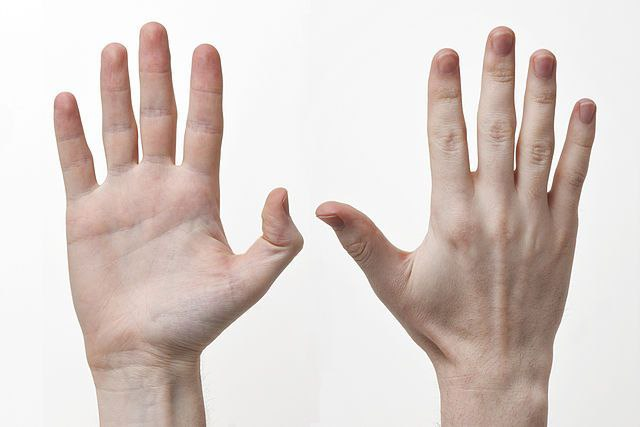
#> input picture Images/1.jpg, 640 x 427 px, given in place of the camera
$ python project.py
#> lines starting #> are read from the running program, lines starting #| are printed output that depends on the picture; after the words box and inside, x2 and y2 are one past the last pixel; in counts of white or black regions, pixels touching at a corner belong together
import cv2
import numpy as np
import time
import pyautogui

# Constants
MOTION_UP = "Up"
MOTION_DOWN = "Down"
MOTION_LEFT = "Left"
MOTION_RIGHT = "Right"
NO_MOTION = "_"


def empty(a):
    pass


def create_trackbars():
    cv2.namedWindow('Trackbars')
    cv2.resizeWindow('Trackbars', 700, 300)
    cv2.createTrackbar('HueMin', 'Trackbars', 0, 179, empty)
    cv2.createTrackbar('HueMax', 'Trackbars', 0, 179, empty)
    cv2.createTrackbar('SatMin', 'Trackbars', 0, 255, empty)
    cv2.createTrackbar('SatMax', 'Trackbars', 0, 255, empty)
    cv2.createTrackbar('ValMin', 'Trackbars', 0, 255, empty)
    cv2.createTrackbar('ValMax', 'Trackbars', 0, 255, empty)


def create_mask(img):
    imgHSV = cv2.cvtColor(img, cv2.COLOR_BGR2HSV)
    hue_min = cv2.getTrackbarPos('HueMin', 'Trackbars')
    hue_max = cv2.getTrackbarPos('HueMax', 'Trackbars')
    sat_min = cv2.getTrackbarPos('SatMin', 'Trackbars')
    sat_max = cv2.getTrackbarPos('SatMax', 'Trackbars')
    val_min = cv2.getTrackbarPos('ValMin', 'Trackbars')
    val_max = cv2.getTrackbarPos('ValMax', 'Trackbars')
    lower = np.array([0, 41, 17])
    upper = np.array([179, 255, 255])
    mask = cv2.inRange(imgHSV, lower, upper)
    return mask


def threshold(mask):
    # if pixel intensity <= 127 then set it as 0 and pixel intensity > 127 set it as 255
    _, thresh = cv2.threshold(mask, 127, 255, cv2.THRESH_BINARY)
    return thresh


def find_contours(thresh):
    # give list of all essential boundary points
    contours, heirarchy = cv2.findContours(
        thresh, cv2.RETR_EXTERNAL, cv2.CHAIN_APPROX_SIMPLE)
    return contours


def max_contour(contours):
    if len(contours) == 0:
        return []
    max_cntr = max(contours, key=lambda x: cv2.contourArea(x))
    # maximum distance from contour to approximated contour. It is an accuracy parameter
    epsilon = 0.005*cv2.arcLength(max_cntr, True)
    max_cntr = cv2.approxPolyDP(max_cntr, epsilon, True)
    return max_cntr


def centroid(contour):
    if len(contour) == 0:  # if the array is empty return (-1,-1)
        return (-1, -1)
    # gives a dictionary of all moment values calculated
    M = cv2.moments(contour)
    try:
        # Centroid is given by the relations, 𝐶𝑥 =𝑀10/𝑀00 and 𝐶𝑦 =𝑀01/𝑀00
        x = int(M['m10']/M['m00'])
        y = int(M['m01']/M['m00'])
    except ZeroDivisionError:
        return (-1, -1)
    return (x, y)


def clean_image(mask):
    img_eroded = cv2.erode(mask, (3, 3), iterations=1)
    img_dilated = cv2.dilate(img_eroded, (3, 3), iterations=1)
    return img_dilated


def detect_hand(mask):
    return np.average(mask) > 50


def velocity(x1, x2, t):
    return (x2 - x1)/t


def detect_motion(x1, y1, x2, y2, t):
    vel_x = int(velocity(x1, x2, t))
    vel_y = int(velocity(y1, y2, t))
    # print("The velocity of x is ",vel_x)
    if vel_x > 250:
        # print("Hello")
        return MOTION_RIGHT
    elif vel_x < -250:
        return MOTION_LEFT
    elif vel_y > 150:
        return MOTION_DOWN
    elif vel_y < -150:
        return MOTION_UP
    else:
        return NO_MOTION

# performing actions based on hand motion


def performAction(hand_motion):
    if hand_motion == MOTION_RIGHT:
        pyautogui.press('right')
    elif hand_motion == MOTION_LEFT:
        pyautogui.press('left')
    elif hand_motion == MOTION_UP:
        pyautogui.press('up')
    elif hand_motion == MOTION_DOWN:
        pyautogui.press('down')


#################################################################################
########## Driver Code ##########################################################
#################################################################################

vid = cv2.VideoCapture(0)
create_trackbars()
frame_num = 4  # Counter for frame number
# Initializing the previous and current co-ordinates of the hand centroid
prev_x, prev_y, cur_x, cur_y = -1, -1, -1, -1
last_timestamp = 0  # Initializing the last recording timestamp

while (1):
    _, frame = vid.read()
#> frame is the input picture: shape (427, 640, 3); mean B, G, R 201.4, 206.4, 218.2
    frame = cv2.flip(frame, 1)  # resolving mirror image issues
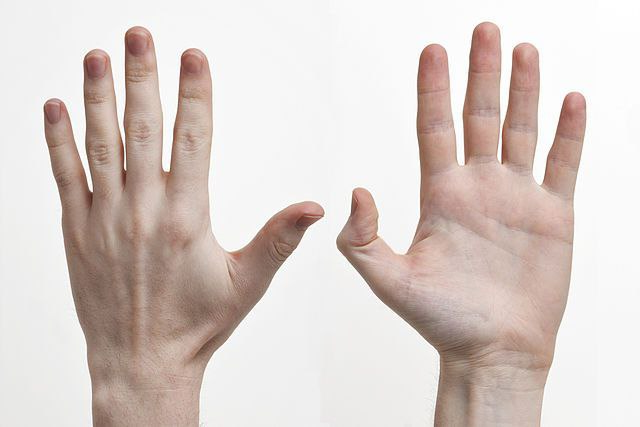
#> frame: shape (427, 640, 3); mean B, G, R 201.4, 206.4, 218.2
    # For eye detection
    fullScreenFrame = frame
    # only considering frame from row 0-300 and col from 300-end so that main focus is on our hands
    frame = frame[:300, 300:]
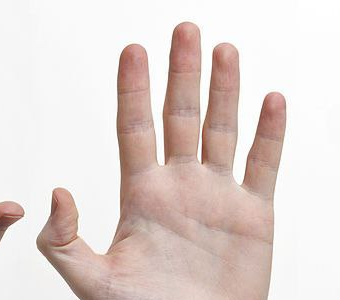
#> frame: shape (300, 340, 3); mean B, G, R 209.6, 213.9, 227
    frame = cv2.GaussianBlur(frame, (5, 5), 0)  # to remove noise from frame

    mask = create_mask(frame)
#> in create_mask, `imgHSV = cv2.cvtColor(img, cv2.COLOR_BGR2HSV)`: imgHSV: shape (300, 340, 3); mean H, S, V 9.7, 23.6, 227.2
#> in create_mask, `mask = cv2.inRange(imgHSV, lower, upper)`:
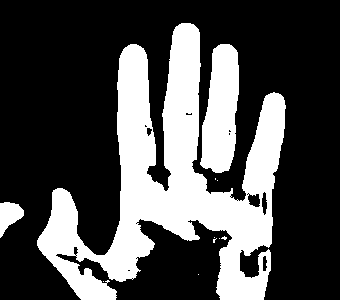
#> mask: shape (300, 340); 30.2% white; 11 white regions (8 under 20 px), largest, box (x1, y1, x2, y2) and area: (37, 23, 286, 300) 26575, (200, 44, 239, 173) 3709, (0, 202, 24, 238) 511
    threshImg = threshold(mask)
    cleaned_mask = clean_image(threshImg)
#> in clean_image, `img_eroded = cv2.erode(mask, (3, 3), iterations=1)`:
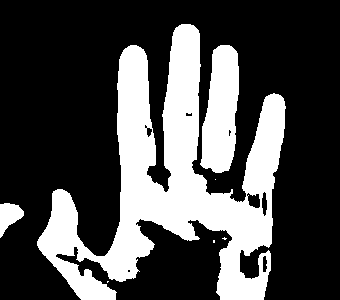
#> img_eroded: shape (300, 340); 29.6% white; 7 white regions (4 under 20 px), largest, box (x1, y1, x2, y2) and area: (37, 24, 286, 300) 26051, (200, 45, 239, 173) 3665, (0, 203, 24, 238) 487
#> in clean_image, `img_dilated = cv2.dilate(img_eroded, (3, 3), iterations=1)`:
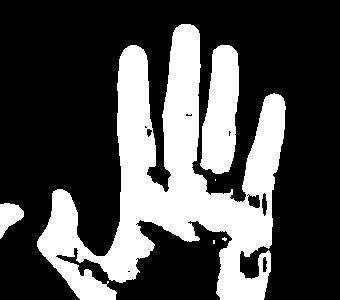
#> img_dilated: shape (300, 340); 30.1% white; 6 white regions (3 under 20 px)
    contours = find_contours(cleaned_mask)
#> in find_contours, `contours, heirarchy = cv2.findContours( thresh, cv2.RETR_EXTERNAL, cv2..`: contours = 6 contours, 3 with area under 20; largest, box (x1, y1, x2, y2) and area: (37, 24, 286, 300) 25776, (200, 45, 239, 174) 3570, (0, 203, 24, 239) 465
    # drawing all contours
    frame = cv2.drawContours(frame, contours, -1, (255, 0, 0), 2)
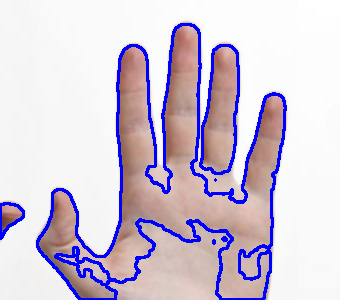
#> frame: shape (300, 340, 3); mean B, G, R 217.1, 200.3, 211.3
    # finding maximum contour of the thresholded area
    max_cntr = max_contour(contours)
#> in max_contour, `max_cntr = max(contours, key=lambda x: cv2.contourArea(x))`: max_cntr = contour of 813 points, box (x1, y1, x2, y2) (37, 24, 286, 300), area 25776
#> in max_contour, `epsilon = 0.005*cv2.arcLength(max_cntr, True)`: epsilon = 11.03
#> in max_contour, `max_cntr = cv2.approxPolyDP(max_cntr, epsilon, True)`: max_cntr = contour of 34 points, box (x1, y1, x2, y2) (37, 25, 285, 300), area 22386
    # finding centroid of the maximum contour
    (centroid_x, centroid_y) = centroid(max_cntr)
#> in centroid, `M = cv2.moments(contour)`: M = moments, m00 22386, centre m10/m00, m01/m00 = (173.9, 192.7)
#> in centroid, `x = int(M['m10']/M['m00'])`: x = 173
#> in centroid, `y = int(M['m01']/M['m00'])`: y = 192
#> centroid_x = 173; centroid_y = 192
    if (centroid_x, centroid_y) != (-1, -1):
        # drawing a circle on the identified centroid
        frame = cv2.circle(frame, (centroid_x, centroid_y),
                           5, (255, 255, 0), -1)
#> frame: shape (300, 340, 3); 0.08% of pixels changed, all inside (x1, y1, x2, y2) = (168, 187, 179, 198)
        # print(cv2.contourArea(max_cntr))
        # Max contour area must be greater than thois threshold
        hand_detected = cv2.contourArea(max_cntr) >= 14000
#> hand_detected = True
        # print(type(hand_detected))
        if hand_detected:
            if prev_x == -1:
                prev_x, prev_y = centroid_x, centroid_y
#> prev_x = 173; prev_y = 192
                frame_num = 4
                # print(prev_x,prev_y)
            if frame_num == 0:
                cur_time = time.time()
                time_elapsed = cur_time - last_timestamp
                hand_motion = detect_motion(prev_x, prev_y, centroid_x, centroid_y, time_elapsed)
                print(hand_motion)
                performAction(hand_motion)
                prev_x, prev_y = centroid_x, centroid_y
                last_timestamp = time.time()

                # Re-initializing the frame counter
                if hand_motion != NO_MOTION:
                    frame_num = 4
                else:
                    frame_num = 6
            else:
                frame_num -= 1
        else:
            prev_x, prev_y = -1, -1
            frame_num = 4

    cv2.imshow('video', frame)
    cv2.imshow("mask", mask)
    key = cv2.waitKey(6)
#> (key q is pressed here)

    if key == ord('q'):
        break

vid.release()

cv2.destroyAllWindows()

$ run again, on Images/4.jpg
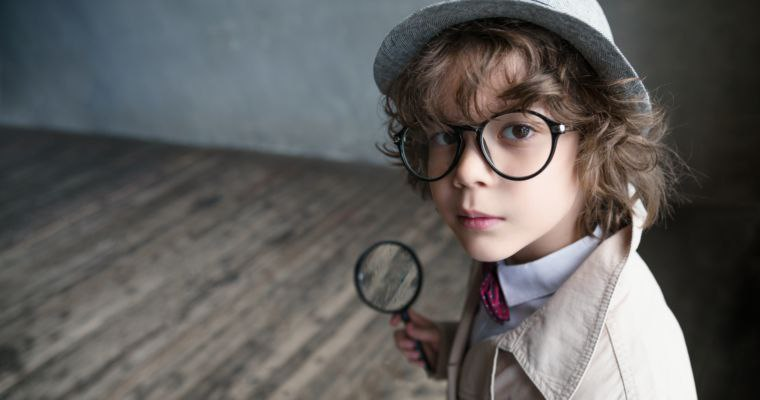
#> input picture Images/4.jpg, 760 x 400 px, given in place of the camera
#> frame is the input picture: shape (400, 760, 3); mean B, G, R 93.1, 94.7, 96.7
#> imgHSV: shape (300, 460, 3); mean H, S, V 64.1, 39.3, 95.5
#> in create_mask, `mask = cv2.inRange(imgHSV, lower, upper)`:
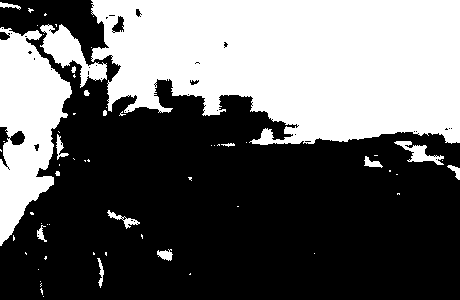
#> mask: shape (300, 460); 40% white; 63 white regions (46 under 20 px), largest, box (x1, y1, x2, y2) and area: (91, 0, 460, 145) 42863, (0, 27, 72, 246) 9179, (40, 24, 107, 88) 1610
#> img_eroded: shape (300, 460); 39.3% white; 50 white regions (36 under 20 px), largest, box (x1, y1, x2, y2) and area: (91, 0, 460, 145) 42579, (0, 28, 72, 246) 8994, (40, 25, 107, 88) 1507
#> img_dilated: shape (300, 460); 40.2% white; 50 white regions (33 under 20 px)
#> in find_contours, `contours, heirarchy = cv2.findContours( thresh, cv2.RETR_EXTERNAL, cv2..`: contours = 50 contours, 37 with area under 20; largest, box (x1, y1, x2, y2) and area: (91, 0, 460, 146) 42692, (0, 28, 72, 247) 9044, (40, 25, 107, 89) 1470, (395, 142, 444, 166) 354, (157, 251, 172, 262) 92
#> `frame = cv2.drawContours(frame, contours, -1, (255, 0, 0), 2)`:
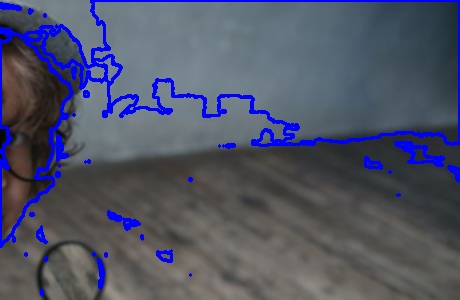
#> frame: shape (300, 460, 3); mean B, G, R 103.1, 84, 79.9
#> in max_contour, `max_cntr = max(contours, key=lambda x: cv2.contourArea(x))`: max_cntr = contour of 511 points, box (x1, y1, x2, y2) (91, 0, 460, 146), area 42692
#> epsilon = 7.68
#> in max_contour, `max_cntr = cv2.approxPolyDP(max_cntr, epsilon, True)`: max_cntr = contour of 30 points, box (x1, y1, x2, y2) (91, 0, 460, 145), area 42908
#> M = moments, m00 42908, centre m10/m00, m01/m00 = (293.8, 61.57)
#> x = 293
#> y = 61
#> centroid_x = 293; centroid_y = 61
#> hand_detected = True
#> prev_x = 293; prev_y = 61
